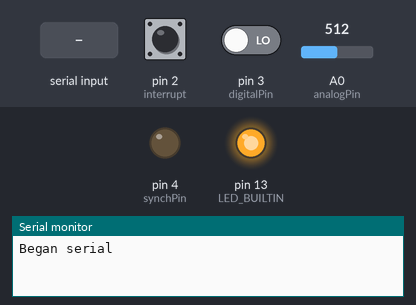
A sketch run on a simulated Arduino Nano, built with avr-gcc and run on an emulated ATmega328P. Parts: output pins drawn as LEDs (lit = HIGH), the last lines printed to the serial monitor. The test bench sets the inputs (shaded band); at power-on: pin 2 (interrupt) LOW, pin 3 (digitalPin) LOW, A0 (analogPin) = 512.

Above: at 1.2 s.
1.3 s: byte 53 (ADCMeasuretdSelection) received over Serial
At 2.1 s:
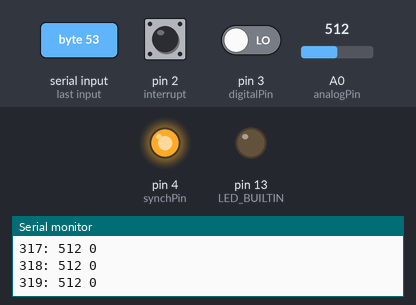
4.3 s: "1\n" received over Serial
7.3 s: byte 50 (ADCMeasureSelection) received over Serial
Timing chart, 0 to 10.3 s (numbered marks = the images above; inputs shaded):
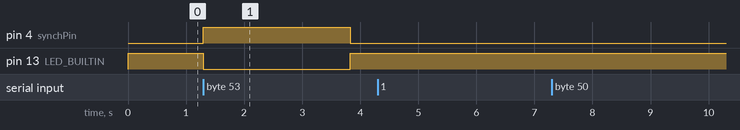

The sketch:

ReadSignal.ino
```cpp
/*
Read analog voltage value from analog IN (pin 2)
Convert it to digital value and transmit over serial

The delays are used to control for noise on the serial line.
*/

#define pulseWidthMeasureSelection '3'
#define pulseCountMeasureSelection '1'
#define ADCMeasureSelection '2'
#define switchConstant '4'
#define ADCMeasuretdSelection '5'

// A0 is used for ADC readings from the FPGA output pin (variance / tone discriminator)
int analogPin = A0;

// D3 is used for the "State" readings from the signal-generating Nano in tone discriminator experiments
// If "State" = 0, the signal generator is outputting a low frequency (e.g. 1 kHz square wave).
// If "State" = 1, the signal generator is outputting a high frequency (e.g. 10 kHz square wave).
int digitalPin = 3;

// D2 is an interrupt Nano pin to detect pulses for the pulse count experiments
int interrupt = 2;

// D4 is used for synchronization between the data-collecting Nano and the signal-generating Nano
// The data-collecting Nano uses ReadSignal.ino, while the signal-generating Nano uses oscillate.ino
int synchPin = 4;
bool led_thingy = false;

int buf[500]; //500 integers at 10 uS intervals = 5 mS
volatile long pulseCount = 0;
unsigned long pulseLength = 0;
int sampleNumber = 5;
int x = 0;

/* ---------------------------------- Setup --------------------------------- */
void setup(){

    /*  Set analog reference point,
        external uses the voltage applied to the AREF pin
    */
    //analogReference(EXTERNAL);

    pinMode(LED_BUILTIN, OUTPUT);
    pinMode(synchPin, OUTPUT);
    pinMode(interrupt, INPUT);
    pinMode(analogPin, INPUT);
    pinMode(digitalPin, INPUT);

    digitalWrite(LED_BUILTIN, LOW);
    Serial.begin(115200);
    Serial.println("Began serial");
    while (!Serial);
    digitalWrite(LED_BUILTIN, HIGH);

    // noise suppression on interrupt pin
    //commented out because it was messing with reading of a0
    // digitalWrite(2, HIGH);

    // can be changed from RISING to FALLING or CHANGE
    attachInterrupt(digitalPinToInterrupt(interrupt),pulseCounter, RISING);
}


// This method is attached to the interrupt to count pulses
void pulseCounter(){
    pulseCount++;
}

/* ---------------------------------- Loop ---------------------------------- */
void loop(){
    if ((x = Serial.available()) > 0){
      int x = Serial.read();

      if (x == ADCMeasureSelection){
        Serial.print("START\nSTART\nSTART\n");

        for(int i=0; i<=499; i++){
            Serial.print(i+1);
            Serial.print(": ");
            Serial.print(analogRead(analogPin)); //buf[i]); //Write the buffer to Serial
            Serial.print("\n");
            // This determines the sampling frequency
            //(500 samples delayed by 10us each results in a sampled time interval of 5ms)
            delayMicroseconds(10);
        }

        Serial.print("FINISHED\nFINISHED\nFINISHED\n");
        delay(10); //3016/1508 Delay to load the FPGA
      }
      else if (x == ADCMeasuretdSelection){
        // Tone discriminator case.
        Serial.print("START\nSTART\nSTART\n");

        // Activate the synchronization pin, telling the signal-generating Nano to start
        // transmitting the square wave.
        digitalWrite(synchPin, HIGH);

        // Indicate this activation by turning off LED.
        digitalWrite(LED_BUILTIN, LOW);

        // Take 1000 samples over 2.5 seconds.
        for(int i=0; i<=999; i++){
            Serial.print(i+1); // Record sample # (1 to 1000)
            Serial.print(": ");
            Serial.print(analogRead(analogPin)); // Record ADC reading (0 to 1023)
            Serial.print(" ");
            Serial.print(digitalRead(digitalPin)); // Record state reading (0 or 1)
            Serial.print("\n");
            // After extensive testing, delaying 1.95 ms instead of 2.5 ms is necessary
            // to capture 1000 samples in 2.5 seconds. This is likely due to the amount
            // of time needed to take an analog + digital reading every iteration.
            delayMicroseconds(1950);
        }

        // Deactivate the synchronization pin. The signal generating is done.
        digitalWrite(synchPin, LOW);

        // Indicate completion of data collecting by turning on LED.
        digitalWrite(LED_BUILTIN, HIGH);

        Serial.print("FINISHED\nFINISHED\nFINISHED\n");
        delay(1000);
        x = 0;
        // delay(10); //3016/1508 Delay to load the FPGA
      }
      else if (x == pulseCountMeasureSelection){
        //Serial.print("START\nSTART\nSTART\n"); // currently breaks measure_pulses()
        //PULSE COUNT   //using interrupt
        cli(); //disable interrupt pin
        pulseCount = 0;
        sei(); //enable interrupt pin

        // Check to see if this is actually one second
        delay(1000);
        Serial.println(pulseCount);
        // Serial.print("FINISHED\nFINISHED\nFINISHED\n");  // currently breaks measure_pulses()
        delay(10); //3016/1508 Delay to load the FPGA
      }

      else if(x == pulseWidthMeasureSelection)
      {
        Serial.print("START\nSTART\nSTART\n");
       //pulse width measurement
       int timeTracker = 0;
       int result = 0;
       int i = 0;

       while (timeTracker <= 1050){ // 1.05ms
         long tempResult = pulseIn(analogPin, HIGH, 1050);
         if (tempResult >= 1000){
           result = tempResult;
           break;
         }
         timeTracker += tempResult;
         buf[i]= tempResult;
         i++;
       }

      Serial.print(result);
      Serial.print("FINISHED\nFINISHED\nFINISHED\n");
      delay(10); //3016/1508 Delay to load the FPGA

      }

      else if(x == switchConstant)
      {
        detachInterrupt(digitalPinToInterrupt(interrupt));
        if(analogPin == A0) {
          analogPin = A6;
          interrupt = 3;
        } else {
          analogPin = A0;
          interrupt = 2;
        }
        attachInterrupt(digitalPinToInterrupt(interrupt),pulseCounter, RISING);
      }
    }
}
```

Measured:
- after the input at 1.3 s, pin 4 (synchPin): LOW → HIGH at once, → LOW 2.5 s later; pin 13 (LED_BUILTIN): HIGH → LOW at once, → HIGH 2.5 s later
